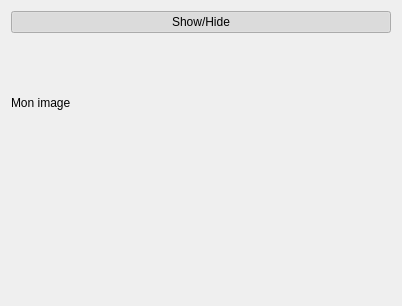
<?xml version="1.0" encoding="UTF-8"?>
<ui version="4.0">
 <class>ImageWidget</class>
 <widget class="QWidget" name="ImageWidget">
  <property name="geometry">
   <rect>
    <x>0</x>
    <y>0</y>
    <width>402</width>
    <height>306</height>
   </rect>
  </property>
  <property name="windowTitle">
   <string>ImageWidget</string>
  </property>
  <layout class="QVBoxLayout" name="verticalLayout">
   <item>
    <widget class="QPushButton" name="pushButton">
     <property name="text">
      <string>Show/Hide</string>
     </property>
     <property name="checkable">
      <bool>true</bool>
     </property>
     <property name="checked">
      <bool>true</bool>
     </property>
    </widget>
   </item>
   <item>
    <widget class="QLabel" name="label">
     <property name="sizePolicy">
      <sizepolicy hsizetype="Preferred" vsizetype="Expanding">
       <horstretch>0</horstretch>
       <verstretch>0</verstretch>
      </sizepolicy>
     </property>
     <property name="text">
      <string>Mon image</string>
     </property>
    </widget>
   </item>
   <item>
    <spacer name="verticalSpacer">
     <property name="orientation">
      <enum>Qt::Vertical</enum>
     </property>
     <property name="sizeHint" stdset="0">
      <size>
       <width>20</width>
       <height>40</height>
      </size>
     </property>
    </spacer>
   </item>
  </layout>
 </widget>
 <layoutdefault spacing="6" margin="11"/>
 <resources/>
 <connections/>
</ui>
